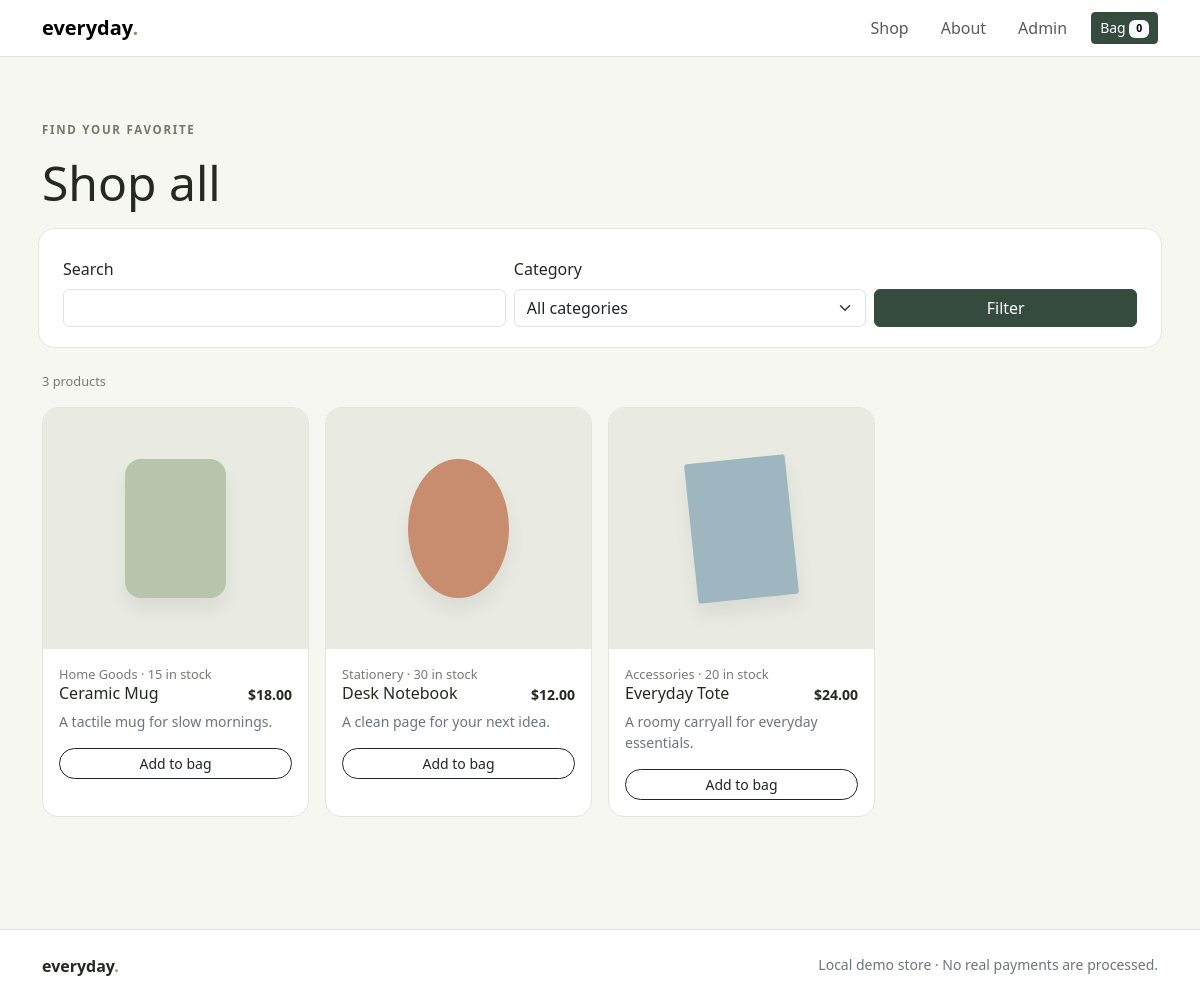
The page /shop.php on the database its author committed.
### tables this page shows
CREATE TABLE IF NOT EXISTS products(id INT UNSIGNED AUTO_INCREMENT PRIMARY KEY,category_id INT UNSIGNED NOT NULL,name VARCHAR(160) NOT NULL,description TEXT NOT NULL,base_price DECIMAL(10,2) NOT NULL,image_url VARCHAR(500) DEFAULT NULL,stock_quantity INT UNSIGNED NOT NULL DEFAULT 0,created_at TIMESTAMP DEFAULT CURRENT_TIMESTAMP,FOREIGN KEY(category_id) REFERENCES categories(id));

CREATE TABLE IF NOT EXISTS categories(id INT UNSIGNED AUTO_INCREMENT PRIMARY KEY,name VARCHAR(100) NOT NULL,slug VARCHAR(120) NOT NULL UNIQUE);

### includes/functions.php (called while the page is built, shortened)
<?php
function e(?string $s): string { return htmlspecialchars($s??'',ENT_QUOTES|ENT_SUBSTITUTE,'UTF-8'); }
function cart_count(): int { return array_sum(array_map('intval',$_SESSION['cart']??[])); }
function money($n): string { return '$'.number_format((float)$n,2); }

### shop.php (the view)
<?php require_once __DIR__.'/config/db.php'; $pageTitle='Shop'; $cat=(int)($_GET['category']??0);$q=trim((string)($_GET['q']??''));$cats=$pdo->query('SELECT id,name FROM categories ORDER BY name')->fetchAll();$st=$pdo->prepare('SELECT p.*,c.name category_name FROM products p JOIN categories c ON c.id=p.category_id WHERE (:c=0 OR p.category_id=:c2) AND (p.name LIKE :q OR p.description LIKE :q2) ORDER BY p.name');$st->execute(['c'=>$cat,'c2'=>$cat,'q'=>"%$q%",'q2'=>"%$q%"]);$products=$st->fetchAll();require __DIR__.'/includes/header.php'; ?>
<div class="container section-space"><p class="eyebrow">Find your favorite</p><h1 class="display-5 mb-4">Shop all</h1><form class="panel row g-2 mb-4" method="get"><div class="col-md-5"><label class="form-label" for="q">Search</label><input class="form-control" id="q" name="q" value="<?=e($q)?>"></div><div class="col-md-4"><label class="form-label" for="category">Category</label><select class="form-select" name="category" id="category"><option value="0">All categories</option><?php foreach($cats as $c): ?><option value="<?=$c['id']?>" <?=$cat===(int)$c['id']?'selected':''?>><?=e($c['name'])?></option><?php endforeach; ?></select></div><div class="col-md-3 d-grid align-self-end"><button class="btn btn-dark">Filter</button></div></form><p class="meta"><?=count($products)?> products</p><div class="row g-3"><?php foreach($products as $i=>$p): ?><div class="col-6 col-lg-3"><article class="product-card"><div class="product-art"><div class="shape <?= $i%3===1?'circle':($i%3===2?'book':'') ?>" style="--art:<?=['#b9c4ad','#c88c6e','#9db6c0'][$i%3]?>"></div></div><div class="product-body"><div class="meta"><?=e($p['category_name'])?> · <?=$p['stock_quantity']?> in stock</div><div class="d-flex justify-content-between gap-2"><h3><?=e($p['name'])?></h3><b class="small"><?=money($p['base_price'])?></b></div><p class="small text-secondary"><?=e($p['description'])?></p><button class="btn btn-outline-dark btn-sm rounded-pill w-100" data-add="<?=$p['id']?>" <?=$p['stock_quantity']<1?'disabled':''?>>Add to bag</button></div></article></div><?php endforeach; ?></div></div><?php require __DIR__.'/includes/footer.php'; ?>

### includes/header.php
<?php require_once __DIR__.'/functions.php'; $pageTitle=$pageTitle??'Everyday Store'; ?>
<!doctype html><html lang="en"><head><meta charset="utf-8"><meta name="viewport" content="width=device-width, initial-scale=1">
<title><?=e($pageTitle)?> · Everyday Store</title><link href="https://cdn.jsdelivr.net/npm/bootstrap@5.3.3/dist/css/bootstrap.min.css" rel="stylesheet"><link href="assets/css/style.css" rel="stylesheet"></head><body>
<nav class="navbar navbar-expand-lg bg-white border-bottom sticky-top"><div class="container"><a class="navbar-brand fw-bold" href="index.php">everyday<span class="dot">.</span></a><button class="navbar-toggler" data-bs-toggle="collapse" data-bs-target="#nav">☰</button><div class="collapse navbar-collapse" id="nav"><ul class="navbar-nav ms-auto align-items-lg-center gap-lg-3"><li class="nav-item"><a class="nav-link" href="shop.php">Shop</a></li><li class="nav-item"><a class="nav-link" href="about.php">About</a></li><li class="nav-item"><a class="nav-link" href="admin/login.php">Admin</a></li><li class="nav-item"><a class="btn btn-dark btn-sm" href="cart.php">Bag <span id="cart-count" class="badge text-bg-light"><?=cart_count()?></span></a></li></ul></div></div></nav><main>

### includes/footer.php (shortened to what this page needs)
</main><footer class="py-4 mt-5 bg-white border-top"><div class="container d-flex flex-wrap justify-content-between gap-2"><b>everyday<span class="dot">.</span></b><span class="small text-secondary">Local demo store · No real payments are processed.</span></div></footer></body></html>

### assets/css/style.css (style rules this page uses)
:root { --paper:#f7f7f2;--ink:#252920;--green:#354b3d;--line:#e4e5dd }
body { background:var(--paper);color:var(--ink);font-family:system-ui,sans-serif }
.dot { color:#8b9b78 }
.eyebrow { text-transform:uppercase;letter-spacing:.15em;font-size:.72rem;color:#73796a;font-weight:700 }
.section-space { padding-top:4rem;padding-bottom:4rem }
.product-card { height:100%;background:white;border:1px solid var(--line);border-radius:1rem;overflow:hidden }
.product-art { aspect-ratio:1.1;background:#e9ebe3;display:grid;place-items:center }
.shape { width:38%;height:58%;background:var(--art,#b8c3ac);border-radius:1rem;box-shadow:0 12px 18px #0001 }
.shape.circle { border-radius:50% }
.shape.book { border-radius:3px;transform:rotate(-6deg) }
.product-body { padding:1rem }
.product-body h3 { font-size:1rem }
.meta { font-size:.8rem;color:#777b70 }
.btn-dark { background:var(--green);border-color:var(--green) }
.panel { background:white;border:1px solid var(--line);border-radius:1rem;padding:1.25rem }

### rows shown on the page
products: category.name "Home Goods", stock_quantity "15", name "Ceramic Mug", base_price "$18.00", description "A tactile mug for slow mornings."
products: category.name "Stationery", stock_quantity "30", name "Desk Notebook", base_price "$12.00", description "A clean page for your next idea."
products: category.name "Accessories", stock_quantity "20", name "Everyday Tote", base_price "$24.00", description "A roomy carryall for everyday essentials."

### other values the page prints
cart_count() "0"
count($products) "3"
